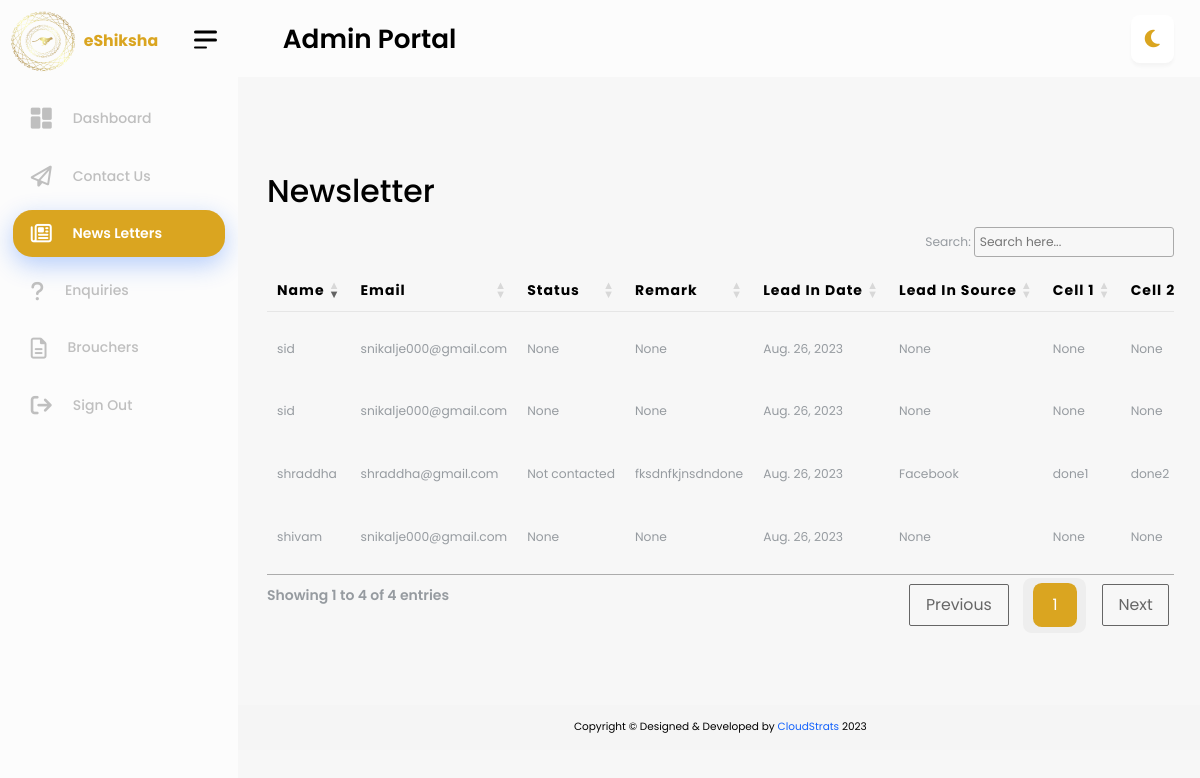
The page /adminpanel/news_letters/ (signed in) on the database its author committed.
### onlineapp/models.py (models this page shows, shortened)
class subscribe_data(models.Model):
    sname =  models.CharField(max_length=200)
    semail = models.EmailField()
    sstatus = models.TextField(null=True,blank=True)
    sremark = models.TextField(null=True,blank=True)
    lead_in_source=models.CharField(max_length=100,null=True,blank=True)
    lead_assigned=models.CharField(max_length=100,null=True,blank=True)
    lead_status=models.CharField(max_length=100,null=True,blank=True)
    cell1=models.CharField(max_length=100,null=True,blank=True)
    cell2=models.CharField(max_length=100,null=True,blank=True)
    notes=models.CharField(max_length=1000,null=True,blank=True)
    date=models.CharField(max_length=1000,null=True,blank=True)
    created_at=models.DateField(auto_now_add=True)

### eshikshaadminpanelapp/views.py (the view)
# urls.py: path('news_letters/',views.news_letters,name="news_letters"),
@login_required
def news_letters(request):
    subscribe = subscribe_data.objects.all()
    context ={
        'subscribe_data':subscribe,
        'statuses':STATUS_OPTIONS,
    }
    return render(request,'adminpanel/newsletters.html', context)

### onlineapp/templates/adminpanel/newsletters.html (shortened to what this page needs)
{% extends 'adminpanel/base.html' %}
{% load static %}
{% block content %}
<link rel="stylesheet" href="https://cdn.datatables.net/1.10.15/css/dataTables.bootstrap.min.css">
<div class="content-body">
  <div class="container-fluid">
    <div class="row py-5">
      <h1 class="mb-3">Newsletter</h1>
      <div class="col-12">
        <div class="table-responsive">
          <table id="example2" class="table table-hover responsive nowrap" style="width:100%">
            <thead>
              <tr>
                <th>Name</th>
                <th>Email</th>
                <th>Status</th>
                <th>Remark</th>
                <th>Lead In Date</th>
                <th>Lead In Source </th>
                <th>Cell 1</th>
                <th>Cell 2</th>
              </tr>
            </thead>
            <tbody>
              {% for item in subscribe_data %}
              <tr>
                <td>{{ item.sname }}</td>
                <td>{{ item.semail }}</td>
                <td>{{ item.sstatus }}</td>
                <td>{{ item.sremark }}</td>
                <td>{{item.created_at}}</td>
                <td>{{item.lead_in_source}}</td>
                <td>{{item.cell1}}</td>
                <td>{{item.cell2}}</td>
              </tr>
              {% endfor %}
            </tbody>
          </table>
        </div>
      </div>
    </div>
  </div>
</div>
{% endblock %}

### onlineapp/templates/adminpanel/newsletters.html (style rules this page uses)
body { background: #f7f7f7; }
.table { border-spacing: 0 0.85rem !important; }
.table td, .table th { vertical-align: middle; margin-bottom: 10px; border: none; }
.table thead tr, .table thead th { border: none; font-size: 12px; letter-spacing: 1px; text-transform: uppercase; background: transparent; }
.table td { background: #fff; }
.table td:first-child { border-top-left-radius: 10px; border-bottom-left-radius: 10px; }
table.dataTable { margin-top: 12px !important; }
.table { --bs-table-hover-bg: transparent !important; }

### rows shown on the page
subscribe_data: sname "shraddha", semail "shraddha@gmail.com", sstatus "Not contacted", sremark "fksdnfkjnsdndone", created_at "Aug. 26, 2023", lead_in_source "Facebook", cell1 "done1", cell2 "done2"
subscribe_data: sname "sid", semail "snikalje000@gmail.com", sstatus "None", sremark "None", created_at "Aug. 26, 2023", lead_in_source "None", cell1 "None", cell2 "None"
subscribe_data: sname "sid", semail "snikalje000@gmail.com", sstatus "None", sremark "None", created_at "Aug. 26, 2023", lead_in_source "None", cell1 "None", cell2 "None"
subscribe_data: sname "shivam", semail "snikalje000@gmail.com", sstatus "None", sremark "None", created_at "Aug. 26, 2023", lead_in_source "None", cell1 "None", cell2 "None"
